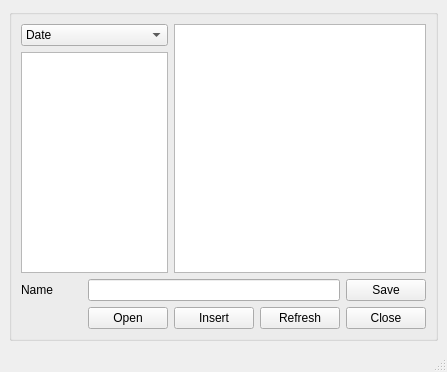
<?xml version="1.0" encoding="UTF-8"?>
<ui version="4.0">
 <class>MainWindow</class>
 <widget class="QMainWindow" name="MainWindow">
  <property name="geometry">
   <rect>
    <x>0</x>
    <y>0</y>
    <width>447</width>
    <height>372</height>
   </rect>
  </property>
  <property name="windowTitle">
   <string>Props Manager</string>
  </property>
  <widget class="QWidget" name="centralwidget">
   <layout class="QHBoxLayout" name="horizontalLayout">
    <item>
     <widget class="QGroupBox" name="groupBox">
      <property name="title">
       <string/>
      </property>
      <layout class="QGridLayout" name="gridLayout">
       <item row="1" column="0" colspan="2">
        <widget class="QListWidget" name="ui_list_widget"/>
       </item>
       <item row="2" column="1" colspan="3">
        <widget class="QLineEdit" name="ui_file_edit"/>
       </item>
       <item row="2" column="4">
        <widget class="QPushButton" name="ui_save_btn">
         <property name="text">
          <string>Save</string>
         </property>
        </widget>
       </item>
       <item row="3" column="3">
        <widget class="QPushButton" name="ui_refresh_btn">
         <property name="text">
          <string>Refresh</string>
         </property>
        </widget>
       </item>
       <item row="3" column="1">
        <widget class="QPushButton" name="ui_open_btn">
         <property name="text">
          <string>Open</string>
         </property>
        </widget>
       </item>
       <item row="3" column="2">
        <widget class="QPushButton" name="ui_insert_btn">
         <property name="text">
          <string>Insert</string>
         </property>
        </widget>
       </item>
       <item row="2" column="0">
        <widget class="QLabel" name="ui_name_lbl">
         <property name="text">
          <string>Name</string>
         </property>
        </widget>
       </item>
       <item row="3" column="4">
        <widget class="QPushButton" name="ui_close_btn">
         <property name="text">
          <string>Close</string>
         </property>
        </widget>
       </item>
       <item row="0" column="0" colspan="2">
        <widget class="QComboBox" name="ui_sort_cbox">
         <item>
          <property name="text">
           <string>Date</string>
          </property>
         </item>
         <item>
          <property name="text">
           <string>Name</string>
          </property>
         </item>
         <item>
          <property name="text">
           <string>Size</string>
          </property>
         </item>
        </widget>
       </item>
       <item row="0" column="2" rowspan="2" colspan="3">
        <widget class="QListWidget" name="ui_info_widget"/>
       </item>
      </layout>
     </widget>
    </item>
   </layout>
  </widget>
  <widget class="QMenuBar" name="menubar">
   <property name="geometry">
    <rect>
     <x>0</x>
     <y>0</y>
     <width>447</width>
     <height>21</height>
    </rect>
   </property>
  </widget>
  <widget class="QStatusBar" name="statusbar"/>
 </widget>
 <resources/>
 <connections/>
</ui>
